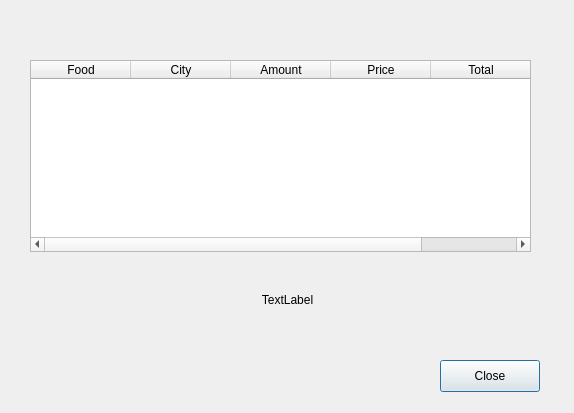
<?xml version="1.0" encoding="UTF-8"?>
<ui version="4.0">
 <class>CheckoutDialog</class>
 <widget class="QDialog" name="CheckoutDialog">
  <property name="geometry">
   <rect>
    <x>0</x>
    <y>0</y>
    <width>574</width>
    <height>413</height>
   </rect>
  </property>
  <property name="windowTitle">
   <string>Dialog</string>
  </property>
  <widget class="QTableWidget" name="summaryTable">
   <property name="geometry">
    <rect>
     <x>30</x>
     <y>60</y>
     <width>501</width>
     <height>192</height>
    </rect>
   </property>
   <column>
    <property name="text">
     <string>Food</string>
    </property>
   </column>
   <column>
    <property name="text">
     <string>City</string>
    </property>
   </column>
   <column>
    <property name="text">
     <string>Amount</string>
    </property>
   </column>
   <column>
    <property name="text">
     <string>Price</string>
    </property>
   </column>
   <column>
    <property name="text">
     <string>Total</string>
    </property>
   </column>
  </widget>
  <widget class="QLabel" name="totalLabel">
   <property name="geometry">
    <rect>
     <x>37</x>
     <y>290</y>
     <width>501</width>
     <height>20</height>
    </rect>
   </property>
   <property name="text">
    <string>TextLabel</string>
   </property>
   <property name="alignment">
    <set>Qt::AlignmentFlag::AlignCenter</set>
   </property>
  </widget>
  <widget class="QPushButton" name="closeButton">
   <property name="geometry">
    <rect>
     <x>440</x>
     <y>360</y>
     <width>100</width>
     <height>32</height>
    </rect>
   </property>
   <property name="text">
    <string>Close</string>
   </property>
  </widget>
 </widget>
 <resources/>
 <connections/>
</ui>
